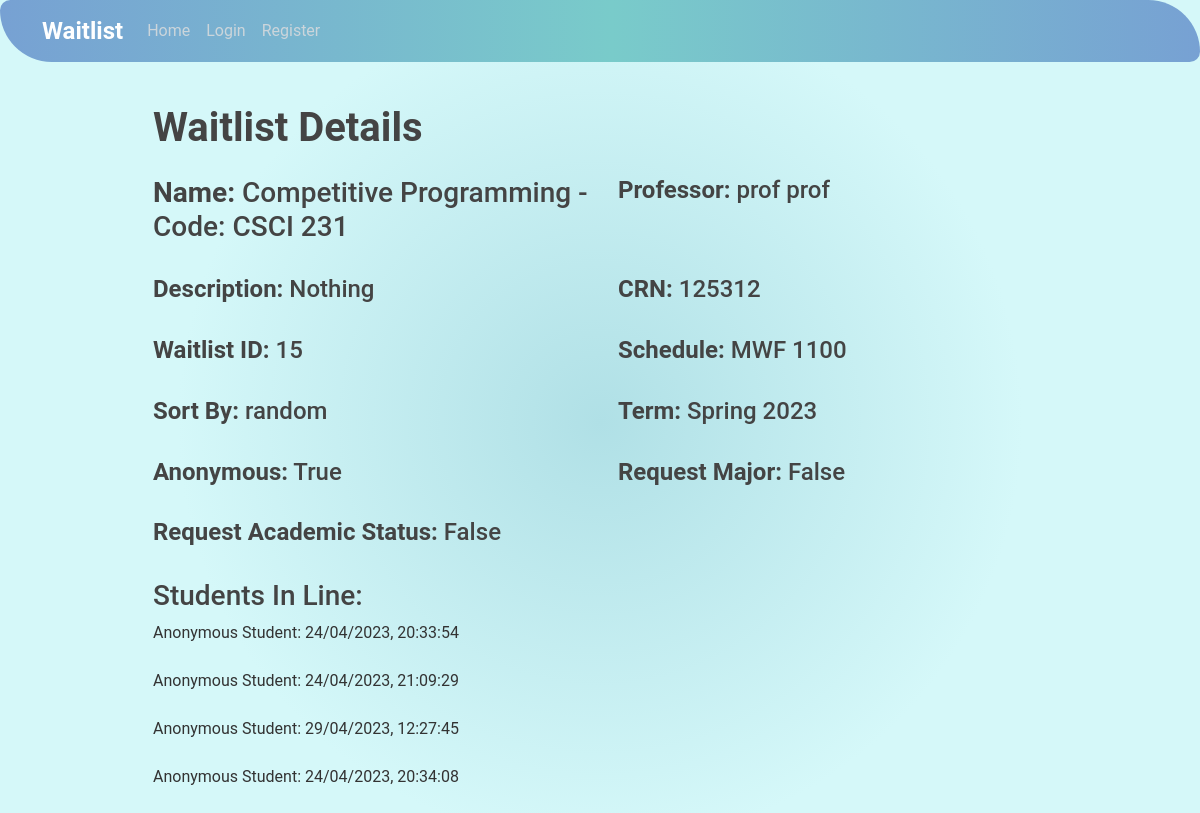
Before: /studenthome/15/detail/ with the older database file.
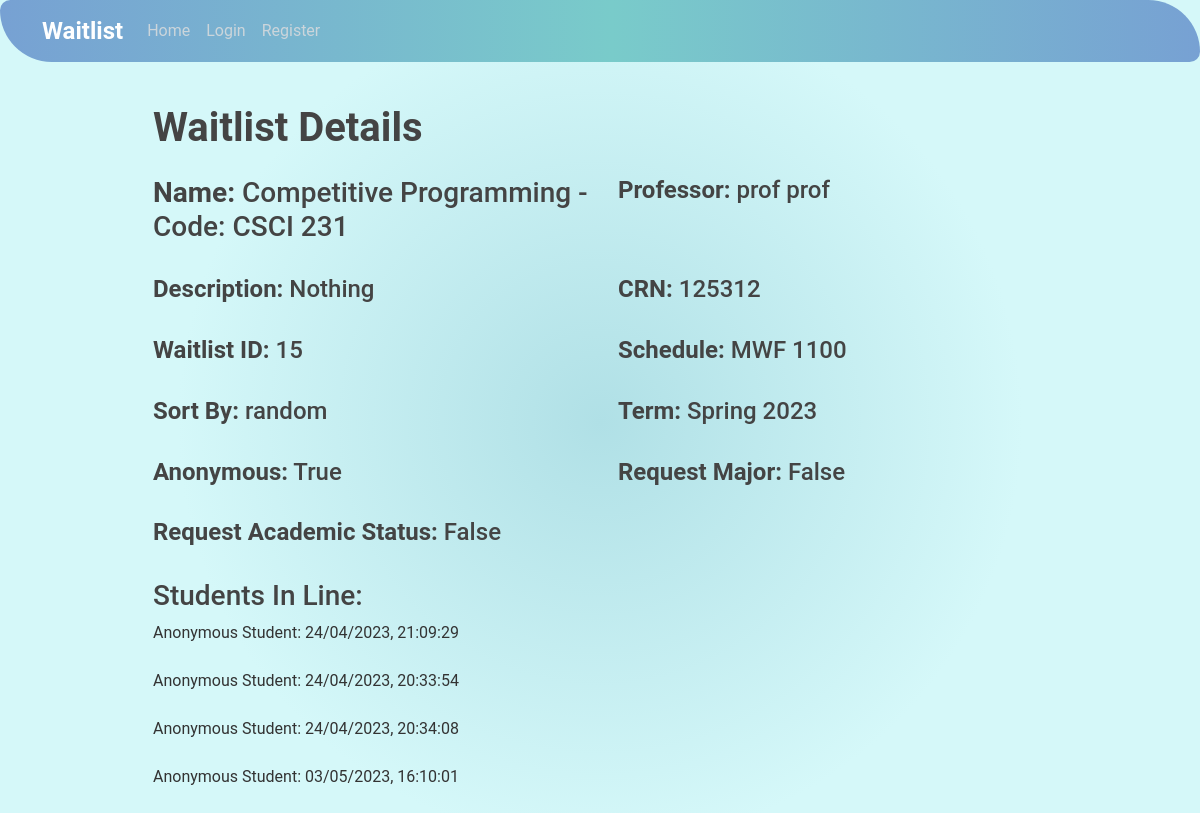
After: the same page with the newer database file.
### studentview/models.py (models this page shows, shortened)
class StudentTicket(models.Model):
    class_waitlist = models.ForeignKey(ClassWaitlist, on_delete=models.CASCADE)
    date_joined = models.DateTimeField("date joined")
    student = models.ForeignKey(User, on_delete=models.CASCADE)
    position = models.IntegerField(default=0)  # Add this line
    waitlist_status = models.CharField(max_length=1, default="p") #a = accept r = reject p = pending
    student_academic_status = models.CharField(max_length=20, verbose_name='Academic Status', default = '')
    student_major = models.CharField(max_length=100, verbose_name='Major', default='')
    msg = models.CharField(max_length=200, verbose_name='Message for Professor', default='')

### studentview/views.py (the view)
# urls.py: path("<int:pk>/detail/", views.DetailView.as_view(), name='detail'),
class DetailView(generic.DetailView):
    model = ClassWaitlist
    template_name = 'studentview/detail.html'
    def get_context_data(self, **kwargs):
        context = super().get_context_data(**kwargs)
        context['isProfessor'] = self.request.user.groups.filter(name='Professor').exists()
        context['ownsClass'] = self.request.user.id == kwargs['object'].professor.pk
        context['anonymous_waitlist'] = kwargs['object'].anonymous_waitlist
        return context

### studentview/templates/studentview/detail.html (shortened to what this page needs)
{% extends "studentview/base.html" %}
{% block content %}
<div class="container" style="padding: 40px;">
    <h1><b>Waitlist Details</b></h1>
    <div class="row mt-4">
        <div class="col-md-6">
            <h3><b>Name:</b> {{ classwaitlist.className }} - Code: {{ classwaitlist.classCode }}</h3>
        </div>
        <div class="col-md-6">
            <h4><b>Professor:</b> {{ classwaitlist.professor.first_name }} {{ classwaitlist.professor.last_name }} </h4>
        </div>
    </div>
    <div class="row mt-4">
        <div class="col-md-6">
            <h4><b>Description:</b> {{ classwaitlist.classDescription }}</h4>
        </div>
        <div class="col-md-6">
            <h4><b>CRN:</b> {{ classwaitlist.crn }}</h4>
        </div>
    </div>
    <div class="row mt-4">
        <div class="col-md-6">
            <h4><b>Waitlist ID:</b> {{ classwaitlist.id }}</h4>
        </div>
        <div class="col-md-6">
            <h4><b>Schedule:</b> {{ classwaitlist.schedule }}</h4>
        </div>
    </div>
    <div class="row mt-4">
        <div class="col-md-6">
            <h4><b>Sort By:</b> {{ classwaitlist.sortType }}</h4>
        </div>
        <div class="col-md-6">
            <h4><b>Term:</b> {{ classwaitlist.term }}</h4>
        </div>
    </div>
    <div class="row mt-4">
        <div class="col-md-6">
            <h4><b>Anonymous:</b> {{ classwaitlist.anonymous_waitlist }}</h4>
        </div>
        <div class="col-md-6">
            <h4><b>Request Major:</b> {{ classwaitlist.request_major }}</h4>
        </div>
    </div>
    <div class="row mt-4">
        <div class="col-md-6">
            <h4><b>Request Academic Status:</b> {{ classwaitlist.request_academic_status }}</h4>
        </div>
    </div>
    <h3 class="mt-4">Students In Line:</h3>
        {% for studentticket in classwaitlist.studentticket_set.all|dictsort:"position" %}
        <div class="row mt-2">
            <div class="col-md-12">
                <p>
                    {% if classwaitlist.anonymous_waitlist and not isProfessor and studentticket.student != user %}
                        Anonymous Student: {{studentticket.date_joined|date:"d/m/Y, H:i:s"}}
                    {% else %}
                        {{ studentticket }}
                    {% endif %}
                </p>
            </div>
        </div>
    {% endfor %}
    </div>
    {% endblock content %}

Changed rows visible on the page:
removed StudentTicket: date_joined "29/04/2023, 12:27:45"
changed StudentTicket (number 1 of 4 on the later page): moves up the list
added StudentTicket: date_joined "03/05/2023, 16:10:01"
